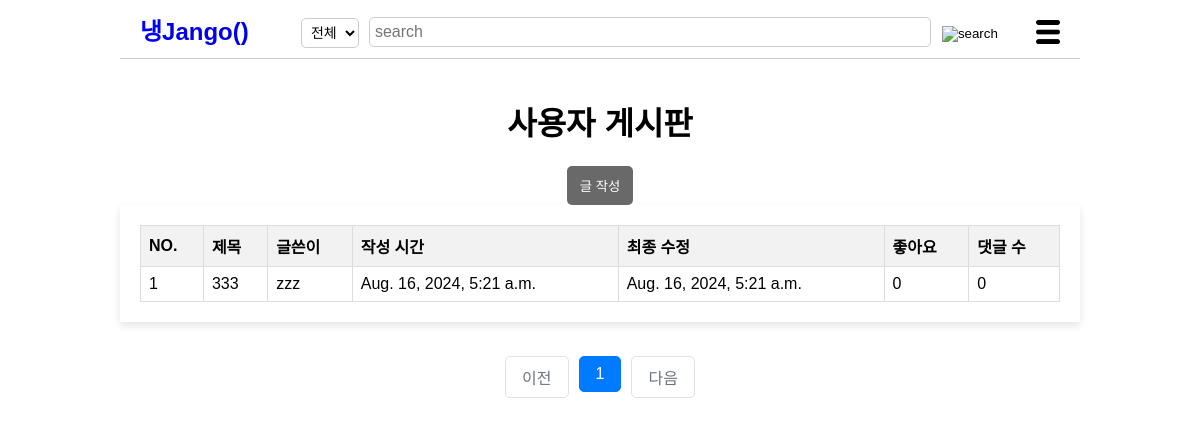
Page /userlist/ on the earlier database version.
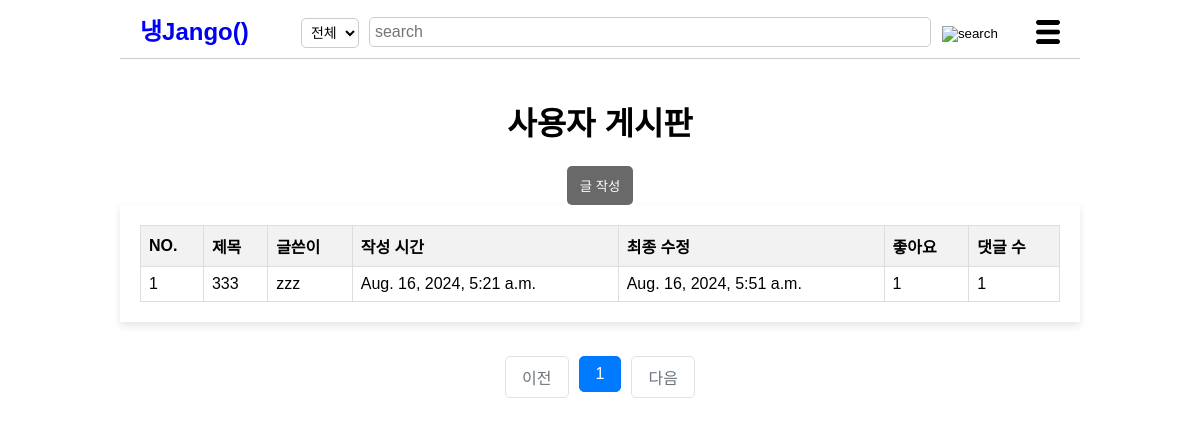
Same page on the later database version.
### post/models.py (models this page shows, shortened)
class Userpost(models.Model):
    title = models.CharField(max_length=200)
    content = models.TextField()
    created_at=models.DateTimeField(auto_now_add=True)
    writer=models.ForeignKey(User, on_delete=models.CASCADE)
    like_users=models.ManyToManyField(settings.AUTH_USER_MODEL, related_name='like_userposts', blank=True)
    updated_at=models.DateTimeField(null=True, blank=True, auto_now=True)

### post/views/userpost_views.py (the view)
# urls.py: path('userlist/', userlist, name='userlist'),
def userlist(request):
    userposts = Userpost.objects.all().order_by('-created_at').annotate(usercomment_count=Count('usercomment'))
    request.session['previous_page']=request.get_full_path()
    page=request.GET.get('page', '1')
    paginator=Paginator(userposts, 10)
    page_obj=paginator.get_page(page)
    context={
        'userlist': page_obj,
        }
    return render(request, 'userpost.html', context)

### post/templates/userpost.html (shortened to what this page needs)
<!DOCTYPE html>
<html lang="ko">
<head>
    {% load static %}
    <link rel="stylesheet" href="{%static 'css/styles-post.css' %}">
    <!-- {% load static %}
    <link rel="stylesheet" href="styles-post.css"> -->
</head>
<body>
    <header>
        <div class="logo"><a href="{% url 'post:main' %}">
            <span class="blue">냉</span>Jango() </a>
        </div>
        <form method="POST" action="{% url 'post:user_search' user.id %}">
            <div class="search-bar">
                <select id="search-type" name="usersearch_select">
                    <option value="전체">전체</option>
                </select>
                <input type="text" placeholder="search" name="usersearched">
                <button><img src="{% static 'image/search-icon.png' %}" alt="search"></button>
            </div>
        </form>
        <div class="menu-icon">
            <img src="{% static 'image/menu-icon.png' %}" alt="menu">
        </div>
    </header>
    <br>
    <h1>사용자 게시판</h1>
    {% if user.is_authenticated %}
        <a href="{% url 'post:userWrite' %}"><button class="btn">글 작성</button></a>
        {%else%}
        <a href="javascript:void(0);" onclick="checklogin()"><button class="btn">글 작성</button></a>
        {%endif%}
    <br>
    <div class="container">
        <table>
            <thead>
                <tr>
                    <th>NO.</th>
                    <th>제목</th>
                    <th>글쓴이</th>
                    <th>작성 시간</th>
                    <th>최종 수정</th>
                    <th>좋아요</th>
                    <th>댓글 수</th>
                </tr>
            </thead>
            <tbody>
                {% for userpost in userlist %}
                <tr class ="fixed" data-href="{% url 'post:userShow' userpost.id %}">
                    <td>{{ forloop.counter }}</td>
                    <td>{{ userpost.title }}</td>
                    <td>{{ userpost.writer }}</td>
                    <td>{{ userpost.created_at }}</td>
                    <td>{{ userpost.updated_at }}</td>
                    <td>{{ userpost.like_users.all.count }}</td>
                    <td>{{ userpost.usercomment_count }}</td>
                </tr>
                {% endfor %}
            </tbody>
        </table>
    </div>
    <br>
    <div>
        <ul class="pagination justify-content-center">
            {% if userlist.has_previous %}
                <li class="page-item">
                    <a class="page-link" href="?page={{ userlist.previous_page_number }}">이전</a>
                </li>
            {% else %}
                <li class="page-item disabled">
                    <a class="page-link" tabindex="-1" aria-disabled="true" href="#">이전</a>
                </li>
            {% endif %}
            {% for page_number in userlist.paginator.page_range %}
            {% if page_number >= userlist.number|add:-5 and page_number <= userlist.number|add:5 %}
            {% if page_number == userlist.number %}
                <li class="page-item active" aria-current="page">
                    <a class="page-link" href="?page={{ page_number }}">{{ page_number }}</a>
                </li>
            {% else %}
                <li class="page-item">
                    <a class="page-link" href="?page={{ page_number }}">{{ page_number }}</a>
                </li>
            {% endif %}
            {% endif %}
            {% endfor %}
            {% if userlist.has_next %}
                <li class="page-item">
                    <a class="page-link" href="?page={{ userlist.next_page_number }}">다음</a>
                </li>
            {% else %}
                <li class="page-item disabled">
                    <a class="page-link" tabindex="-1" aria-disabled="true" href="#">다음</a>
                </li>
            {% endif %}
        </ul>
    </div>
</body>
</html>

Differences in the rows shown:
changed Userpost "zzz": updated_at "Aug. 16, 2024, 5:21 a.m." → "Aug. 16, 2024, 5:51 a.m."; like_users.all.count "0" → "1"; usercomment_count "0" → "1"
